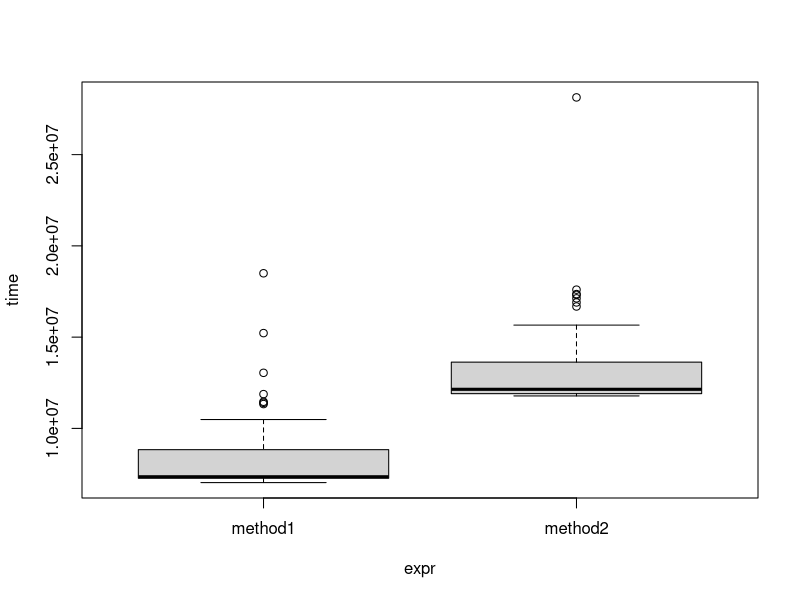

Write the R code that produced this figure.
library(microbenchmark)

estimate_pi_1 <- function(n){
  f <- function(x){
    return(ifelse(abs(x)<=1, sqrt(1-x^2), 0))
  }
  
  u <- runif(as.integer(n), -1, 1)
  
  return(sum(f(u))/n * 4)
}

estimate_pi_2 <- function(n){
  u1 <- runif(as.integer(n))
  u2 <- runif(as.integer(n))
  est <- 4 * sum(ifelse(u1^2 + u2^2 <= 1, 1, 0))/n
  return(est)
}

# Compare execution times
n <- 1.5e5
results <- microbenchmark(
  method1 = estimate_pi_1(n),
  method2 = estimate_pi_2(n),
  times = 100
)

print(results)
plot(results)